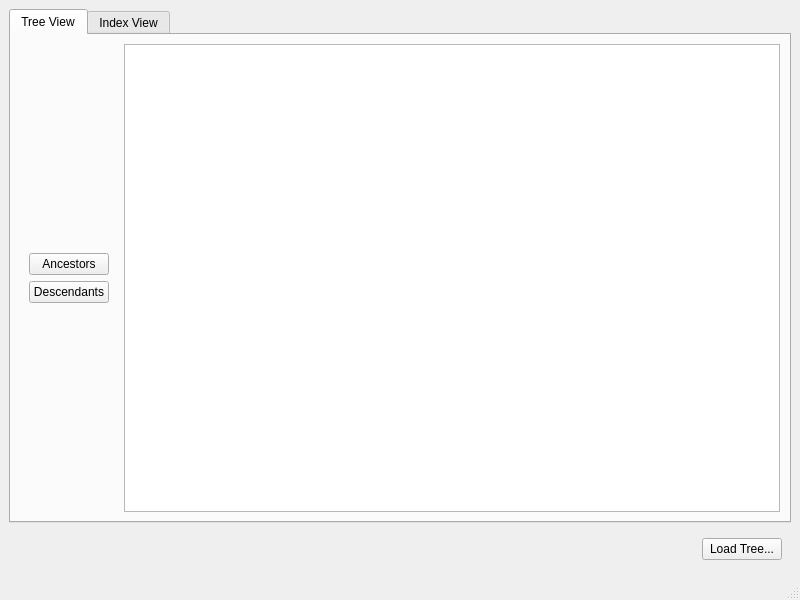
<?xml version="1.0" encoding="UTF-8"?>
<ui version="4.0">
 <class>mainwwin_treeviewer</class>
 <widget class="QMainWindow" name="mainwwin_treeviewer">
  <property name="geometry">
   <rect>
    <x>0</x>
    <y>0</y>
    <width>800</width>
    <height>600</height>
   </rect>
  </property>
  <property name="windowTitle">
   <string>Tree Viewer</string>
  </property>
  <widget class="QWidget" name="wid_centralwidget">
   <layout class="QVBoxLayout" name="verticalLayout">
    <item>
     <widget class="QTabWidget" name="tabwid_viewmodes">
      <property name="currentIndex">
       <number>0</number>
      </property>
      <widget class="QWidget" name="tree">
       <attribute name="title">
        <string>Tree View</string>
       </attribute>
       <layout class="QHBoxLayout" name="horizontalLayout_2">
        <item>
         <widget class="QWidget" name="wid2" native="true">
          <layout class="QVBoxLayout" name="verticalLayout_2">
           <item>
            <spacer name="vspacer">
             <property name="orientation">
              <enum>Qt::Orientation::Vertical</enum>
             </property>
             <property name="sizeHint" stdset="0">
              <size>
               <width>20</width>
               <height>40</height>
              </size>
             </property>
            </spacer>
           </item>
           <item>
            <widget class="QPushButton" name="pb_ancestors">
             <property name="text">
              <string>Ancestors</string>
             </property>
            </widget>
           </item>
           <item>
            <widget class="QPushButton" name="pb_descendants">
             <property name="text">
              <string>Descendants</string>
             </property>
            </widget>
           </item>
           <item>
            <spacer name="vspacer2">
             <property name="orientation">
              <enum>Qt::Orientation::Vertical</enum>
             </property>
             <property name="sizeHint" stdset="0">
              <size>
               <width>20</width>
               <height>40</height>
              </size>
             </property>
            </spacer>
           </item>
          </layout>
         </widget>
        </item>
        <item>
         <widget class="QTreeView" name="treeView"/>
        </item>
       </layout>
      </widget>
      <widget class="QWidget" name="index">
       <attribute name="title">
        <string>Index View</string>
       </attribute>
      </widget>
     </widget>
    </item>
    <item>
     <widget class="QWidget" name="wid" native="true">
      <layout class="QHBoxLayout" name="horizontalLayout">
       <item>
        <spacer name="hspacer">
         <property name="orientation">
          <enum>Qt::Orientation::Horizontal</enum>
         </property>
         <property name="sizeHint" stdset="0">
          <size>
           <width>40</width>
           <height>20</height>
          </size>
         </property>
        </spacer>
       </item>
       <item>
        <widget class="QPushButton" name="pb_load">
         <property name="text">
          <string>Load Tree...</string>
         </property>
        </widget>
       </item>
      </layout>
     </widget>
    </item>
   </layout>
  </widget>
  <widget class="QMenuBar" name="menubar">
   <property name="geometry">
    <rect>
     <x>0</x>
     <y>0</y>
     <width>800</width>
     <height>36</height>
    </rect>
   </property>
  </widget>
  <widget class="QStatusBar" name="statusbar"/>
 </widget>
 <resources/>
 <connections/>
</ui>
